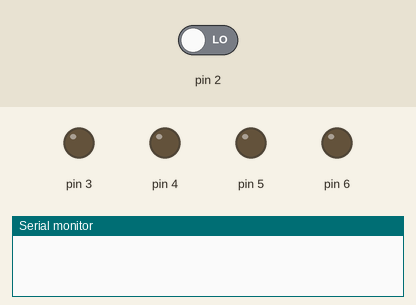
Recording of a sketch running on a simulated Arduino Uno, built with avr-gcc and run on an emulated ATmega328P. Shown: output pins drawn as LEDs (lit = HIGH), the last lines printed to the serial monitor. Dashed ring = blinking. The test bench sets the inputs (shaded band); at power-on: pin 2 LOW. Random numbers use the default seed unless the sketch sets one.

Above: at 1.2 s.
1.3 s: pin 2 driven HIGH
At 1.5 s:
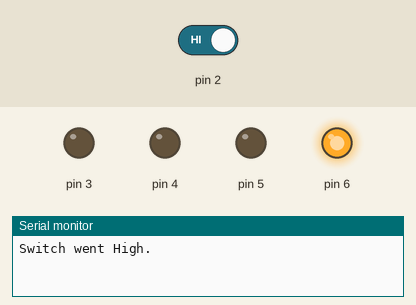
At 2.3 s:
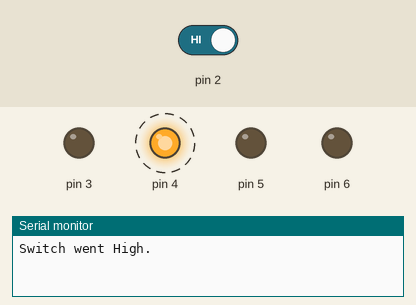
4.3 s: pin 2 driven LOW
5.8 s: pin 2 driven HIGH
At 6.0 s:
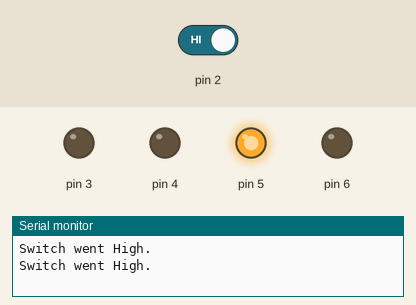
Timing chart, 0 to 14.8 s (numbered marks = the images above; inputs shaded):
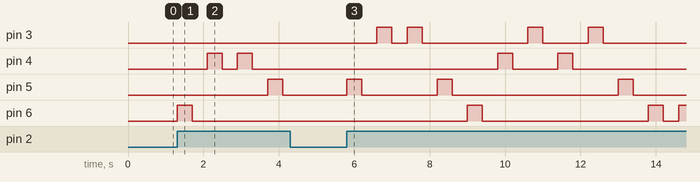

The sketch:

fuckingaround.ino
```cpp
int switchState = 0;

void setup() {
  // put your setup code here, to run once:
  pinMode(2, INPUT);
  pinMode(3, OUTPUT);
  pinMode(4, OUTPUT);
  pinMode(5, OUTPUT);
  pinMode(6, OUTPUT);
  Serial.begin(9600);
}

void loop() {
  // put your main code here, to run repeatedly:
  switchState=digitalRead(2);
//////////////////////////////////////////////////////////////////////////////////////
  switch(switchState) {
    case HIGH:
      Serial.print("Switch went High.\n");
      for(int i = 0; i < 4; ++i) {
        int foo = random(3,7);
        digitalWrite(foo, HIGH);
        delay(400);
        digitalWrite(foo, LOW);
        delay(400);
      }
    case LOW:
      break;
  }
}

int randomLed() {

}
```

Measured:
- after the input at 1.3 s, pin 4: alternates HIGH for 0.40 s and LOW for 0.40 s, 4 changes in all, then stays LOW, starting after 0.80 s; pin 5: LOW → HIGH after 2.4 s, → LOW 0.40 s later; pin 6: LOW → HIGH at once, → LOW 0.40 s later
- after the input at 4.3 s, every drawn part: stays the same
- after the input at 5.8 s, pin 3: LOW → HIGH after 0.80 s, → LOW 0.40 s later, → HIGH 0.40 s later, → LOW 0.40 s later, … (8 changes in this stretch); pin 4: alternates HIGH for 0.40 s and LOW for 1.2 s, 4 changes in all, then stays LOW, starting after 4.0 s
